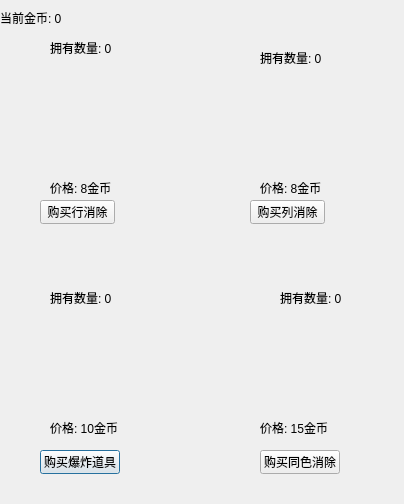
<?xml version="1.0" encoding="UTF-8"?>
<ui version="4.0">
 <class>PropShop</class>
 <widget class="QDialog" name="PropShop">
  <property name="geometry">
   <rect>
    <x>0</x>
    <y>0</y>
    <width>404</width>
    <height>504</height>
   </rect>
  </property>
  <property name="windowTitle">
   <string>道具商城</string>
  </property>
  <widget class="QLabel" name="label_coins">
   <property name="geometry">
    <rect>
     <x>0</x>
     <y>10</y>
     <width>91</width>
     <height>16</height>
    </rect>
   </property>
   <property name="text">
    <string>当前金币: 0</string>
   </property>
  </widget>
  <widget class="QPushButton" name="btn_buyBoom">
   <property name="geometry">
    <rect>
     <x>40</x>
     <y>450</y>
     <width>80</width>
     <height>24</height>
    </rect>
   </property>
   <property name="text">
    <string>购买爆炸道具</string>
   </property>
  </widget>
  <widget class="QLabel" name="label_boom_price">
   <property name="geometry">
    <rect>
     <x>50</x>
     <y>420</y>
     <width>69</width>
     <height>16</height>
    </rect>
   </property>
   <property name="text">
    <string>价格: 10金币</string>
   </property>
  </widget>
  <widget class="QLabel" name="label_boom_count">
   <property name="geometry">
    <rect>
     <x>50</x>
     <y>290</y>
     <width>62</width>
     <height>16</height>
    </rect>
   </property>
   <property name="text">
    <string>拥有数量: 0</string>
   </property>
  </widget>
  <widget class="QPushButton" name="btn_buyRow">
   <property name="geometry">
    <rect>
     <x>40</x>
     <y>200</y>
     <width>75</width>
     <height>24</height>
    </rect>
   </property>
   <property name="text">
    <string>购买行消除</string>
   </property>
  </widget>
  <widget class="QLabel" name="label_row_price">
   <property name="geometry">
    <rect>
     <x>50</x>
     <y>180</y>
     <width>62</width>
     <height>16</height>
    </rect>
   </property>
   <property name="text">
    <string>价格: 8金币</string>
   </property>
  </widget>
  <widget class="QLabel" name="label_row_count">
   <property name="geometry">
    <rect>
     <x>50</x>
     <y>40</y>
     <width>62</width>
     <height>16</height>
    </rect>
   </property>
   <property name="text">
    <string>拥有数量: 0</string>
   </property>
  </widget>
  <widget class="QPushButton" name="btn_buyCol">
   <property name="geometry">
    <rect>
     <x>250</x>
     <y>200</y>
     <width>75</width>
     <height>24</height>
    </rect>
   </property>
   <property name="text">
    <string>购买列消除</string>
   </property>
  </widget>
  <widget class="QLabel" name="label_col_price">
   <property name="geometry">
    <rect>
     <x>260</x>
     <y>180</y>
     <width>62</width>
     <height>16</height>
    </rect>
   </property>
   <property name="text">
    <string>价格: 8金币</string>
   </property>
  </widget>
  <widget class="QLabel" name="label_col_count">
   <property name="geometry">
    <rect>
     <x>260</x>
     <y>50</y>
     <width>62</width>
     <height>16</height>
    </rect>
   </property>
   <property name="text">
    <string>拥有数量: 0</string>
   </property>
  </widget>
  <widget class="QPushButton" name="btn_buyColor">
   <property name="geometry">
    <rect>
     <x>260</x>
     <y>450</y>
     <width>80</width>
     <height>24</height>
    </rect>
   </property>
   <property name="text">
    <string>购买同色消除</string>
   </property>
  </widget>
  <widget class="QLabel" name="label_color_price">
   <property name="geometry">
    <rect>
     <x>260</x>
     <y>420</y>
     <width>69</width>
     <height>16</height>
    </rect>
   </property>
   <property name="text">
    <string>价格: 15金币</string>
   </property>
  </widget>
  <widget class="QLabel" name="label_color_count">
   <property name="geometry">
    <rect>
     <x>280</x>
     <y>290</y>
     <width>62</width>
     <height>16</height>
    </rect>
   </property>
   <property name="text">
    <string>拥有数量: 0</string>
   </property>
  </widget>
 </widget>
 <resources/>
 <connections/>
</ui>
